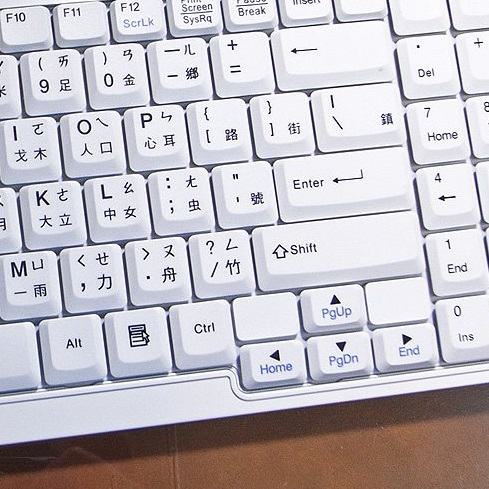
%> input picture keyboard.jpg, 489 x 489 px
$ octave fuzzy_edge_original.m   (GNU Octave 9; MATLAB toolbox functions it lacks are replaced by stand-ins)
%> lines starting %> are read from the running program, lines starting %| are printed output that depends on the picture; in (x1, y1, x2, y2) boxes, pixels count from 0 and x2, y2 are one past the last pixel; in counts of white or black regions, pixels touching at a corner belong together; the program's own positions count from 1
close all;clear all;clc;
% ninput=imread('Lena256gray.bmp');
% input=im2bw(ninput);
% output=ones(256:256);
ninput=imread('keyboard.jpg');
%> ninput is the input picture: size 489x489x3 uint8; mean R, G, B 194.2, 189.7, 196
input=rgb2gray(ninput);
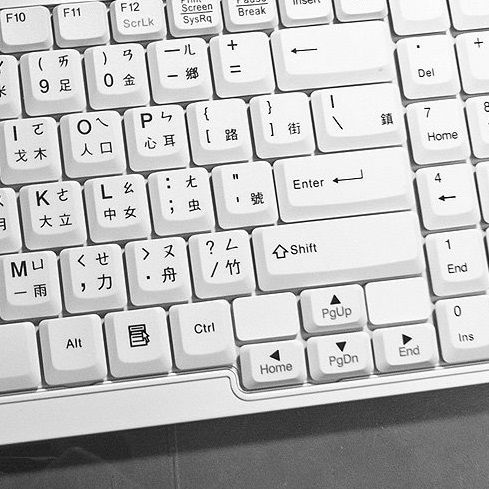
%> input: size 489x489 uint8; min 0, max 255, mean 191.8
input=im2bw(input);
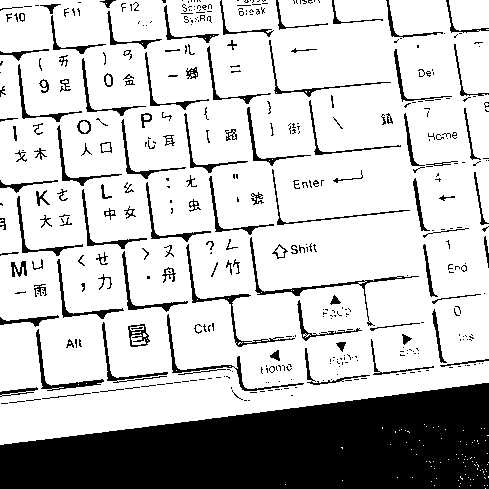
%> input: size 489x489 logical; 77.1% white; 422 black regions (289 under 20 px), largest, box (x1, y1, x2, y2) and area: (0, 383, 489, 489) 36453, (250, 237, 419, 326) 672, (186, 244, 295, 347) 611
input_size=size(input);
%> input_size = [489 489]
output=ones(input_size(1,1),input_size(1,2));
mask=zeros(2:2);
for x=2:1:input_size(1,1)-1
    for y=2:1:input_size(1,2)-1
        mask(1,1)=input(x-1,y-1);
        mask(1,2)=input(x,y-1);
        mask(2,1)=input(x-1,y);
        mask(2,2)=input(x,y);

        if( (mask(1,1)==1 && mask(1,2)==1 && mask(2,1)==0 && mask(2,2)==0) || ...,
                (mask(1,1)==1 && mask(1,2)==0 && mask(2,1)==1 && mask(2,2)==0) || ...,
                (mask(1,1)==0 && mask(1,2)==1 && mask(2,1)==0 && mask(2,2)==1) || ...,
                (mask(1,1)==0 && mask(1,2)==0 && mask(2,1)==1 && mask(2,2)==1) )
            output(x,y)=0;
        end
    end
end
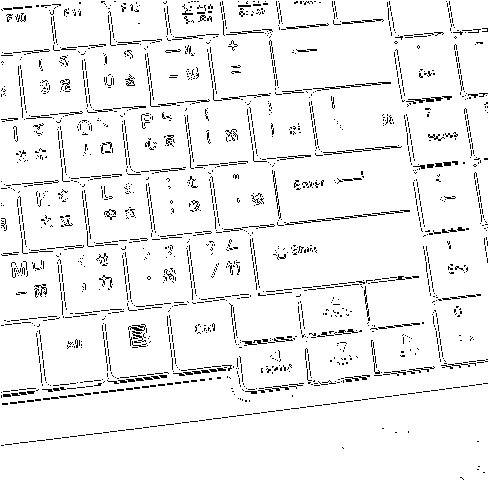
%> output: size 489x489 double; values 0 (black) and 1 (white), 94.4% white; black in thin lines or dots
%> after the loop, mask = [0 0; 0 0]
subplot(1,2,1);
imshow(ninput);
subplot(1,2,2);
imshow(output);
